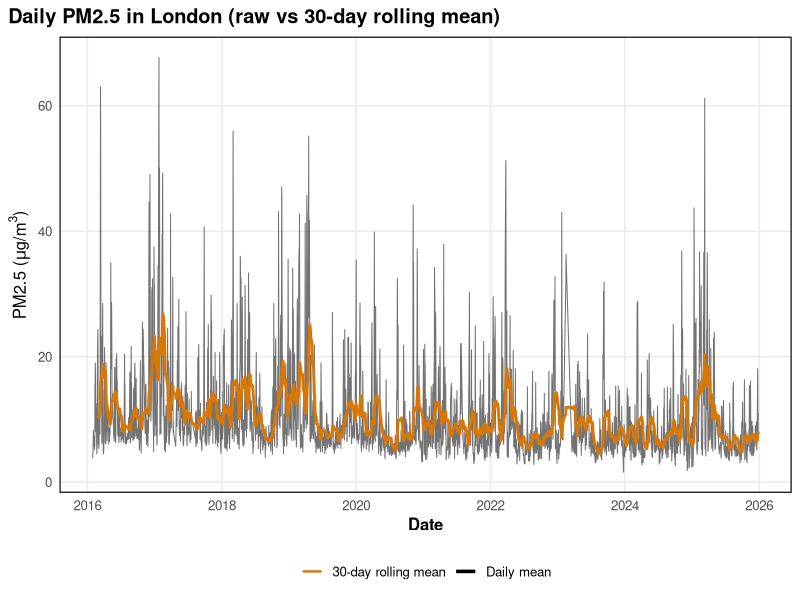
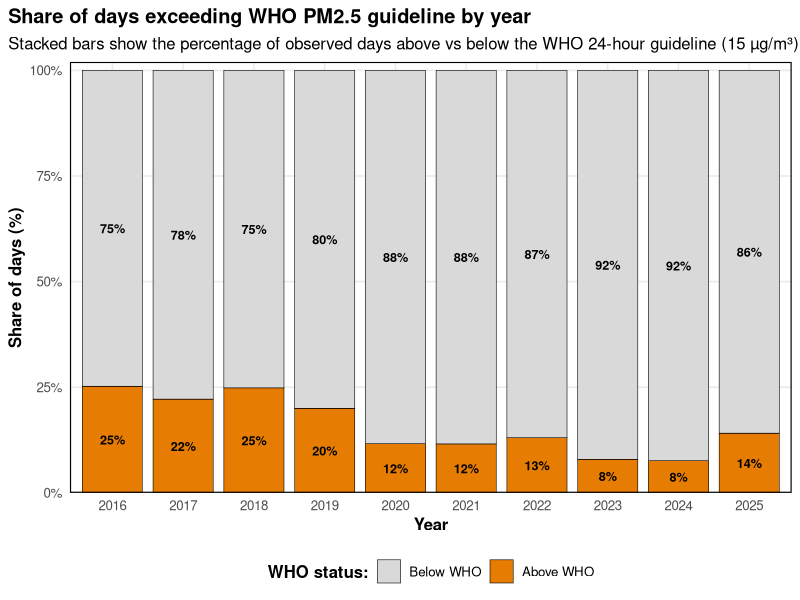
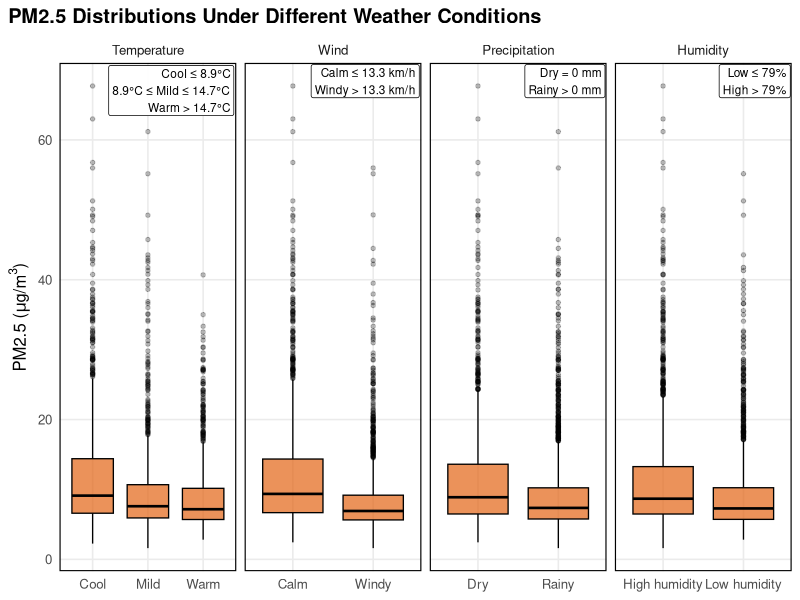
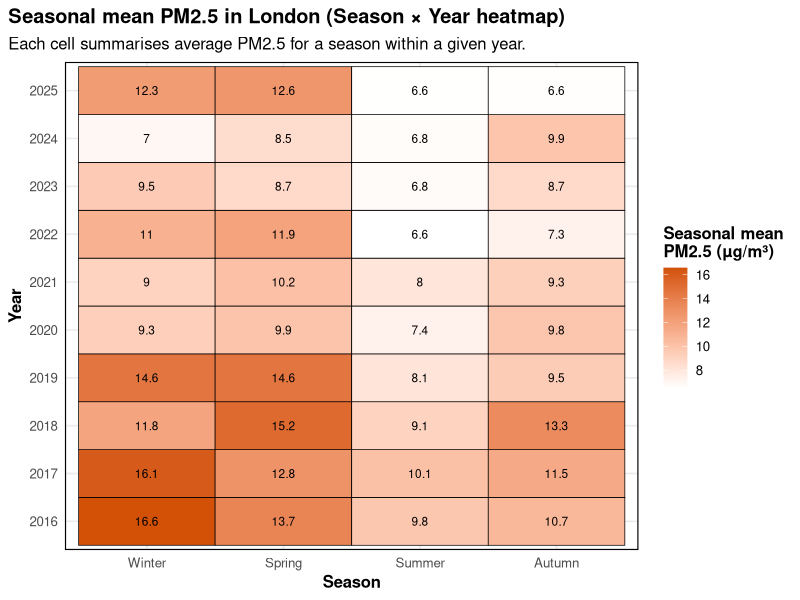
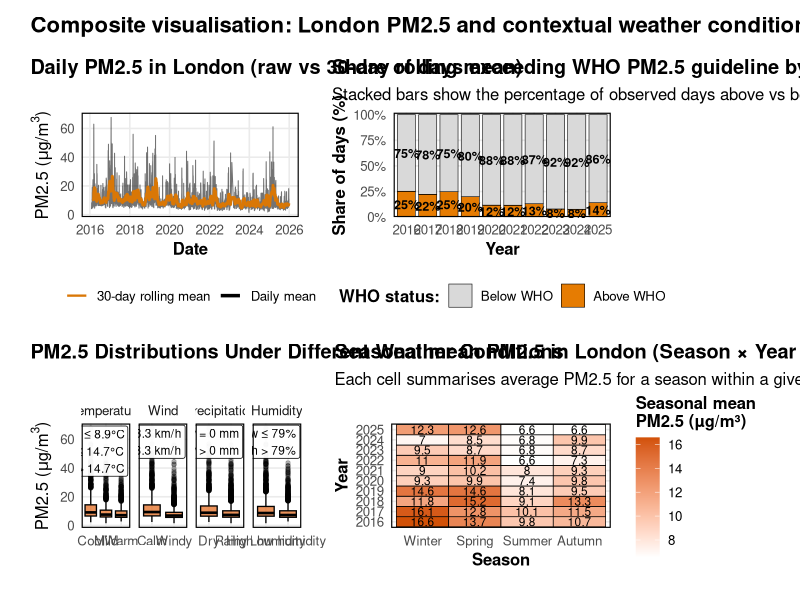

Here is the R script that generated these plots, in order:
# ============================================================
# IJC445 Data Visualisation (Coursework)
# Script: 03_visualisations.R
#
# Purpose:
# - Load the analysis-ready dataset produced by 02_data_preparation.R
# - Generate the 4 core figures for the composite visualisation
# - Save each figure as a high-resolution PNG
# - Save a single composite layout (4 charts on one page)
#
# Input:
# - data/processed/pm25_weather_viz_ready.csv
#
# Output:
# - Fig1_timeseries_raw_vs_roll30.png
# - Fig2_yearly_stacked_who_days.png
# - Fig3_boxplots_weather_conditions.png
# - Fig4_season_year_heatmap_mean.png
# - Composite_4charts.png
#
# ============================================================

# -------------------------------
# Libraries
# -------------------------------
library(dplyr)
library(readr)
library(ggplot2)
library(lubridate)
library(tidyr)
library(patchwork)
library(grid)

# Creating Output Directory for Figures
FIG_DIR <- "output/figures"
dir.create(FIG_DIR, recursive = TRUE, showWarnings = FALSE)

# -------------------------------
# Loading Data
# -------------------------------
df <- readr::read_csv("data/processed/pm25_weather_viz_ready.csv", show_col_types = FALSE) %>%
  mutate(date = as.Date(date)) %>%
  arrange(date)

# -------------------------------
# Defining Global Theme
# -------------------------------
base_theme <- theme_minimal(base_size = 12) +
  theme(
    panel.border = element_rect(colour = "black", fill = NA, linewidth = 0.8),
    plot.title.position = "plot",
    plot.title = element_text(face = "bold"),
    axis.title = element_text(face = "bold"),
    panel.grid.minor = element_blank(),
    legend.position = "bottom",
    legend.title = element_text(face = "bold"),
  )


# ============================================================
# FIGURE 1: Time series (raw PM2.5 vs 30-day rolling mean)
# ============================================================

# Plotting the Graph
fig1 <- ggplot(df, aes(x = date)) +
  geom_line(
    aes(y = pm25_london_mean, colour = "Daily mean"),
    linewidth = 0.35, alpha = 0.55
  ) +
  geom_line(
    aes(y = pm25_roll30, colour = "30-day rolling mean"),
    linewidth = 1.0
  ) +
  scale_colour_manual(
    values = c(
      "Daily mean" = "black",
      "30-day rolling mean" = "#d97706"
    ),
    name = NULL
  ) +
  labs(
    title = "Daily PM2.5 in London (raw vs 30-day rolling mean)",
    x = "Date",
    y = expression("PM2.5 ("*mu*"g/m"^3*")")
  ) +
  guides(colour = guide_legend(override.aes = list(alpha = 1, linewidth = c(0.8, 1.2)))) +
  base_theme

# Saving the Figure
ggsave(
  filename = file.path(FIG_DIR, "Fig1_timeseries_raw_vs_roll30.png"),
  plot = fig1,
  width = 10, height = 4.5, dpi = 300
)


# ============================================================
# FIGURE 2: Distribution + WHO Guideline
# ============================================================

# Computing Yearly Share of Days Above vs Below the WHO 24-hour PM2.5 Guideline
df_yearly <- df %>%
  filter(!is.na(year), !is.na(pm25_above_who)) %>%
  mutate(
    who_flag = if_else(pm25_above_who == 1, "Above WHO", "Below WHO")
  ) %>%
  count(year, who_flag, name = "n_days") %>%
  group_by(year) %>%
  mutate(
    pct = 100 * n_days / sum(n_days)
  ) %>%
  ungroup() %>%
  mutate(
    who_flag = factor(who_flag, levels = c("Below WHO", "Above WHO"))
  )

# Plotting the Graph
fig2 <- ggplot(df_yearly, aes(x = factor(year), y = pct, fill = who_flag)) +
  geom_col(width = 0.85, colour = "black", linewidth = 0.2) +
  geom_text(
    aes(label = paste0(round(pct), "%")),
    position = position_stack(vjust = 0.5),
    size = 3.2,
    colour = "#000000",
    fontface = "bold"
  ) +
  scale_fill_manual(
    values = c(
      "Below WHO" = "#D9D9D9",
      "Above WHO" = "#E67C02"
    ),
    name = "WHO status:"
  ) +
  scale_y_continuous(
    labels = function(x) paste0(x, "%"),
    limits = c(0, 100),
    expand = expansion(mult = c(0, 0.02))
  ) +
  labs(
    title = "Share of days exceeding WHO PM2.5 guideline by year",
    subtitle = "Stacked bars show the percentage of observed days above vs below the WHO 24-hour guideline (15 µg/m³).",
    x = "Year",
    y = "Share of days (%)"
  ) +
  base_theme

# Saving the Figure
ggsave(
  filename = file.path(FIG_DIR, "Fig2_yearly_stacked_who_days.png"),
  plot = fig2,
  width = 10, height = 5, dpi = 300
)

# =================================================================
# FIGURE 3: Boxplots Related to the Weather Conditions Categories
# =================================================================

# Computing Thresholds
temp_q   <- if ("temp_mean_c" %in% names(df)) quantile(df$temp_mean_c, probs = c(1/3, 2/3), na.rm = TRUE) else c(NA_real_, NA_real_)
wind_med <- if ("wind_mean_kmh" %in% names(df)) median(df$wind_mean_kmh, na.rm = TRUE) else NA_real_
hum_med  <- if ("humidity" %in% names(df)) median(df$humidity, na.rm = TRUE) else NA_real_


# Reshaping PM2.5 Data to Long Format for Comparison Across Weather Condition Categories
box_df <- df %>%
  transmute(
    pm25 = .data[["pm25_london_mean"]],
    Temperature   = if ("temp_bin" %in% names(df)) temp_bin else NA_character_,
    Wind          = if ("wind_bin" %in% names(df)) wind_bin else NA_character_,
    Precipitation = if ("rain_flag" %in% names(df)) rain_flag else NA_character_,
    Humidity      = if ("humidity_bin" %in% names(df)) humidity_bin else NA_character_
  ) %>%
  pivot_longer(
    cols = c(Temperature, Wind, Precipitation, Humidity),
    names_to = "weather_factor",
    values_to = "category"
  ) %>%
  filter(!is.na(pm25), !is.na(category)) %>%
  mutate(
    weather_factor = factor(weather_factor,
                            levels = c("Temperature", "Wind", "Precipitation", "Humidity")),
    category = factor(category)
  )

# Facet Annotation (top-right labels as legend)
ann_df <- tibble(
  weather_factor = factor(
    c("Temperature", "Wind", "Precipitation", "Humidity"),
    levels = c("Temperature", "Wind", "Precipitation", "Humidity")
  ),
  label = c(
    if (all(!is.na(temp_q)))
      paste0("Cool ≤ ", round(temp_q[1], 1), "°C\n", round(temp_q[1], 1), "°C ≤ ", "Mild ≤ ", round(temp_q[2], 1), "°C\nWarm > ", round(temp_q[2], 1), "°C")
    else
      "Temp bins",

    if (!is.na(wind_med))
      paste0("Calm ≤ ", round(wind_med, 1), " km/h\nWindy > ", round(wind_med, 1), " km/h")
    else
      "Wind bins",

    "Dry = 0 mm\nRainy > 0 mm",

    if (!is.na(hum_med))
      paste0("Low ≤ ", round(hum_med, 0), "%\nHigh > ", round(hum_med, 0), "%")
    else
      "Humidity bins"
  )
)

# Plotting the Graph
fig3 <- ggplot(box_df, aes(x = category, y = pm25)) +
  geom_boxplot(
    fill = "#e26313", alpha = 0.70,
    colour = "black", linewidth = 0.45,
    outlier.alpha = 0.25, outlier.size = 1.2
  ) +
  facet_wrap(~ weather_factor, scales = "free_x", nrow = 1) +
  geom_label(
    data = ann_df,
    aes(x = Inf, y = Inf, label = label),
    inherit.aes = FALSE,
    hjust = 1.02, vjust = 1.05,
    size = 3.0,
    label.size = 0.25,
    fill = "white",
    colour = "black",
    alpha = 0.95
  ) +
  labs(
    title = "PM2.5 Distributions Under Different Weather Conditions",
    x = NULL,
    y = expression("PM2.5 ("*mu*"g/m"^3*")")
  ) +
  base_theme


# Saving the Figure
ggsave(
  filename = file.path(FIG_DIR, "Fig3_boxplots_weather_conditions.png"),
  plot = fig3,
  width = 11, height = 4.5, dpi = 300
)





# ============================================================
# FIGURE 4: Extreme Pollution Days by Season
# ============================================================

# Computing Seasonal Mean PM2.5 by Year, Keeping Seasons with at Least 60 Observed Days
df_season_year <- df %>%
  filter(!is.na(date), !is.na(pm25_london_mean)) %>%
  mutate(
    year = lubridate::year(date),
    month_num = lubridate::month(date),
    season = dplyr::case_when(
      month_num %in% c(12, 1, 2)  ~ "Winter",
      month_num %in% c(3, 4, 5)   ~ "Spring",
      month_num %in% c(6, 7, 8)   ~ "Summer",
      month_num %in% c(9, 10, 11) ~ "Autumn",
      TRUE ~ NA_character_
    ),
    season = factor(season, levels = c("Winter", "Spring", "Summer", "Autumn"))
  ) %>%
  group_by(year, season) %>%
  summarise(
    pm25_season_mean = mean(pm25_london_mean, na.rm = TRUE),
    n_days = n(),
    .groups = "drop"
  ) %>%
  filter(n_days >= 60)

# Plotting the Graph
fig4 <- ggplot(df_season_year, aes(x = season, y = factor(year), fill = pm25_season_mean)) +
  geom_tile(color = "black", linewidth = 0.25) +
  scale_fill_gradient(
    low = "white",
    high = "#d25107",
    name = "Seasonal mean\nPM2.5 (µg/m³)"
  ) +
  labs(
    title = "Seasonal mean PM2.5 in London (Season × Year heatmap)",
    subtitle = "Each cell summarises average PM2.5 for a season within a given year.",
    x = "Season",
    y = "Year"
  ) +
  base_theme +
  theme(
    legend.position = "right"
  ) +
  geom_text(
    aes(label = round(pm25_season_mean, 1)),
    colour = "black",
    size = 3
  )

# Saving the Figure
ggsave(
  filename = file.path(FIG_DIR, "Fig4_season_year_heatmap_mean.png"),
  plot = fig4,
  width = 10, height = 5.6, dpi = 300
)



# ============================================================
# COMPOSITE All Visualisations in One Page
# ============================================================
# Tagging figures
f1 <- fig1
f2 <- fig2
f3 <- fig3
f4 <- fig4

# Tag Style + Spacing
tag_theme <- theme(
  plot.tag = element_text(face = "bold", size = 14),
  plot.tag.position = c(0, 1),
  plot.margin = margin(10, 14, 10, 10)
)

f1 <- f1 + tag_theme
f2 <- f2 + tag_theme
f3 <- f3 + tag_theme
f4 <- f4 + tag_theme

# Plotting Composite layout: 2x2
composite <- (f1 | f2) / (f3 | f4) +
  plot_layout(guides = "keep") +
  plot_annotation(
    title = "Composite visualisation: London PM2.5 and contextual weather conditions",
    theme = theme(
      plot.title = element_text(face = "bold", size = 16),
      plot.margin = margin(12, 12, 12, 12)
    )
  )

# Saving the Figure
ggsave(
  filename = file.path(FIG_DIR, "Composite_4figures.png"),
  plot = composite,
  width = 16, height = 9.5, dpi = 300
)
